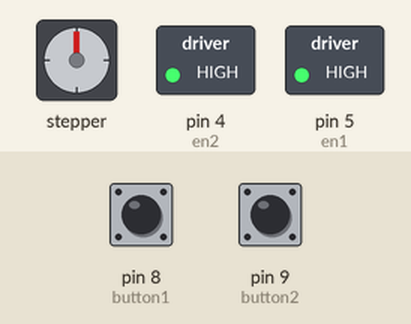
Bench run of a sketch on a simulated Arduino Uno, built with avr-gcc and run on an emulated ATmega328P. Parts: stepper motor, switched loads named in the sketch (green lamp = pin HIGH). The inputs (shaded band) are chosen by the test bench; at power-on: pin 8 (button1) HIGH, pin 9 (button2) HIGH. Stepper angles assume 45 steps per turn.

Above: at 1.2 s.
1.3 s: pin 8 (button1) pulled LOW for 0.15 s
At 2.0 s:
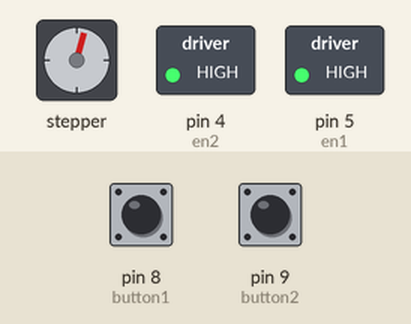
At 2.53 s:
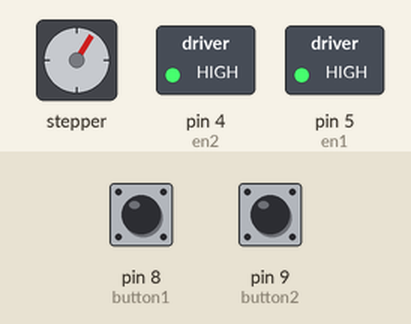
4.3 s: pin 8 (button1) pulled LOW for 1 s
At 4.3 s:
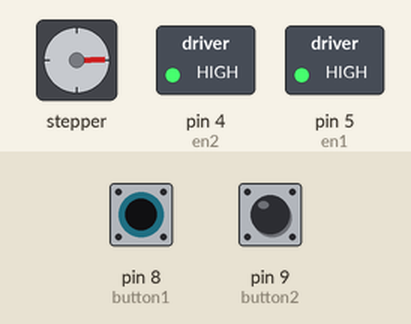
7.7 s: pin 9 (button2) pulled LOW for 0.15 s
10.8 s: pin 8 (button1) pulled LOW for 3.2 s
17.0 s: pin 9 (button2) pulled LOW for 1 s
Timing chart, 0 to 24.6 s (numbered marks = the images above; inputs shaded):
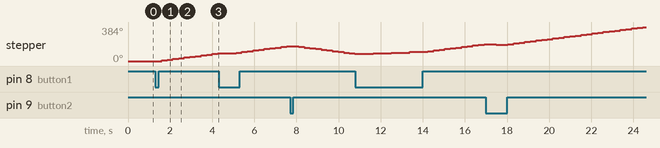

Measured:
- after the input at 1.3 s, stepper: keeps turning clockwise at about 33°/s, starting after 0.30 s

The sketch:

Task_3_stepper_motor.ino
```cpp
#include <Stepper.h>

#define in4 2
#define in3 3
#define en2 4
#define en1 5
#define in2 6
#define in1 7
#define button1 8
#define button2 9
#define STEPS 45

Stepper stepper(STEPS,7,6,3,2);

int state = 0;

void setup() {
  //set the mode of the pins
  pinMode(in4, OUTPUT);
  pinMode(in3, OUTPUT);
  pinMode(en2, OUTPUT);
  pinMode(en1, OUTPUT);
  pinMode(in2, OUTPUT);
  pinMode(in1, OUTPUT);
  pinMode(button1, INPUT_PULLUP);
  pinMode(button2, INPUT_PULLUP);
  analogWrite(en1, 255);
  analogWrite(en2, 255);
  //set the speed of fot he stepper motor
  stepper.setSpeed(5);
}

void loop() {
  //button 1 is used to turn the motor on and off
  if (digitalRead(button1) == 0){
    if ( state == 0) {
      state = 1;
      delay(300);
    }
    else if (state == 1 || state == -1) {
      state = 0;
      delay(300);
    }
  }
  //button 2 is used to reverse the direction of the motor
  if (digitalRead(button2) == 0){
    if ( state == 1 || state == -1) {
      state = -state;
      delay(300);
    }
  }
  stepper.step(state);
}
```
